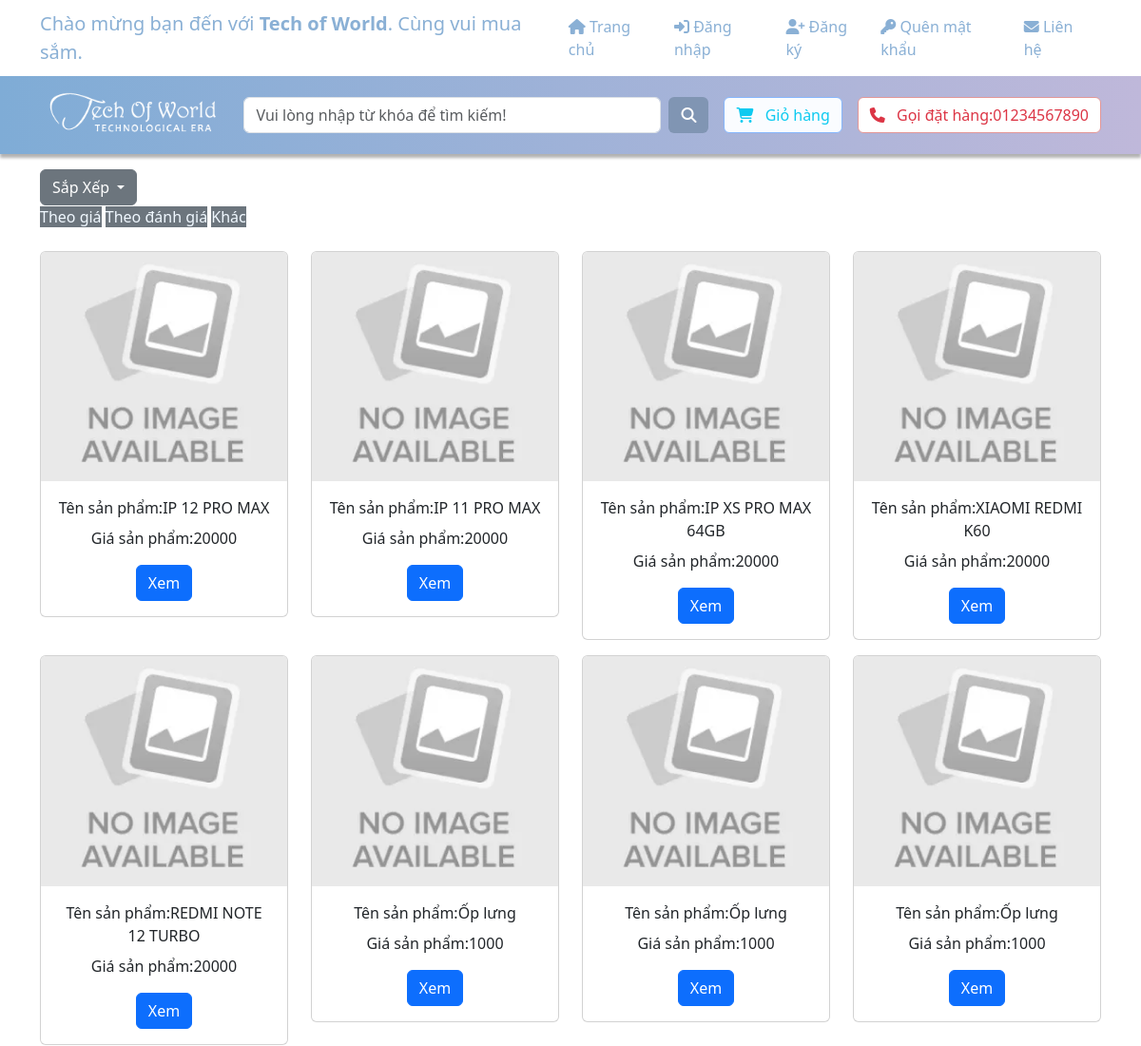
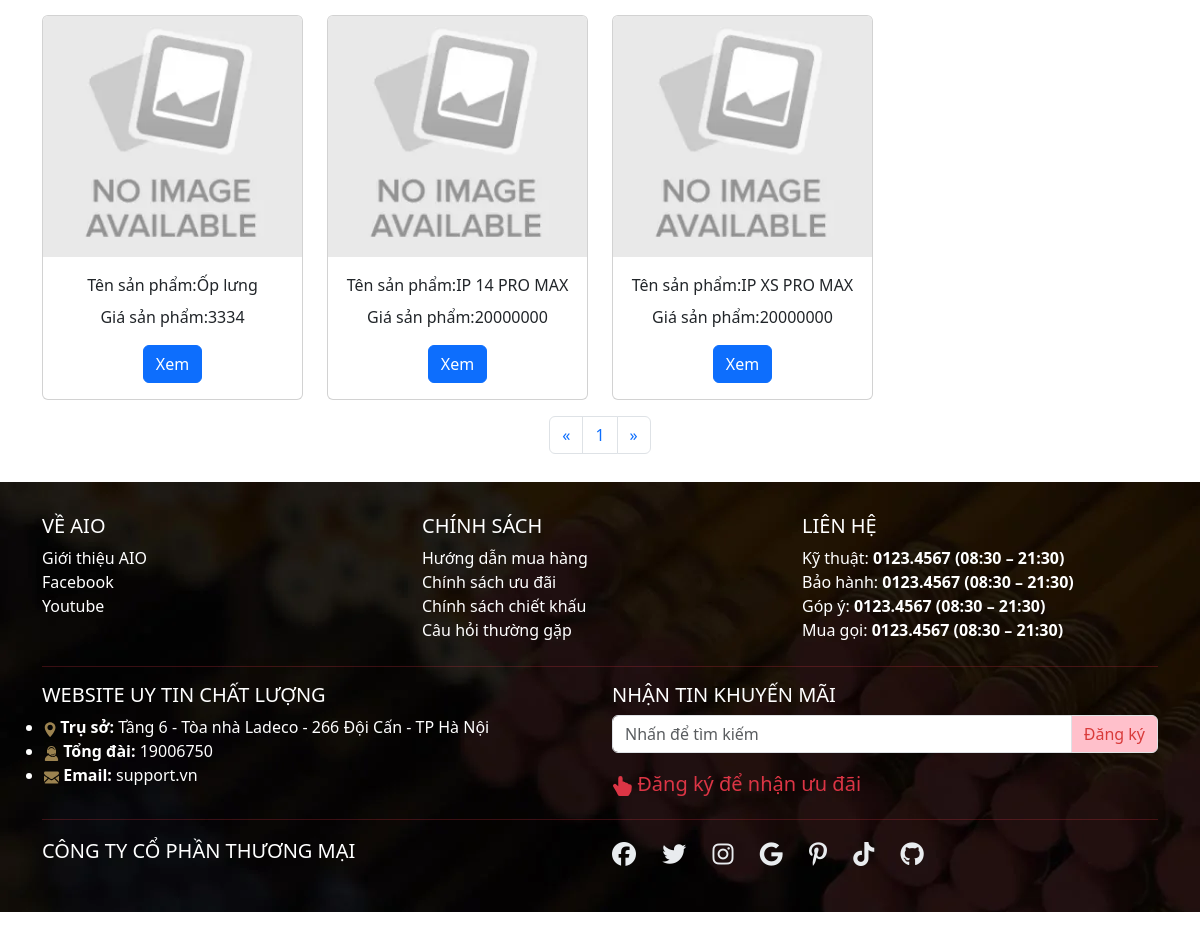
Page /Website/ListSearch.php on the earlier database version (2 pictures, top to bottom).
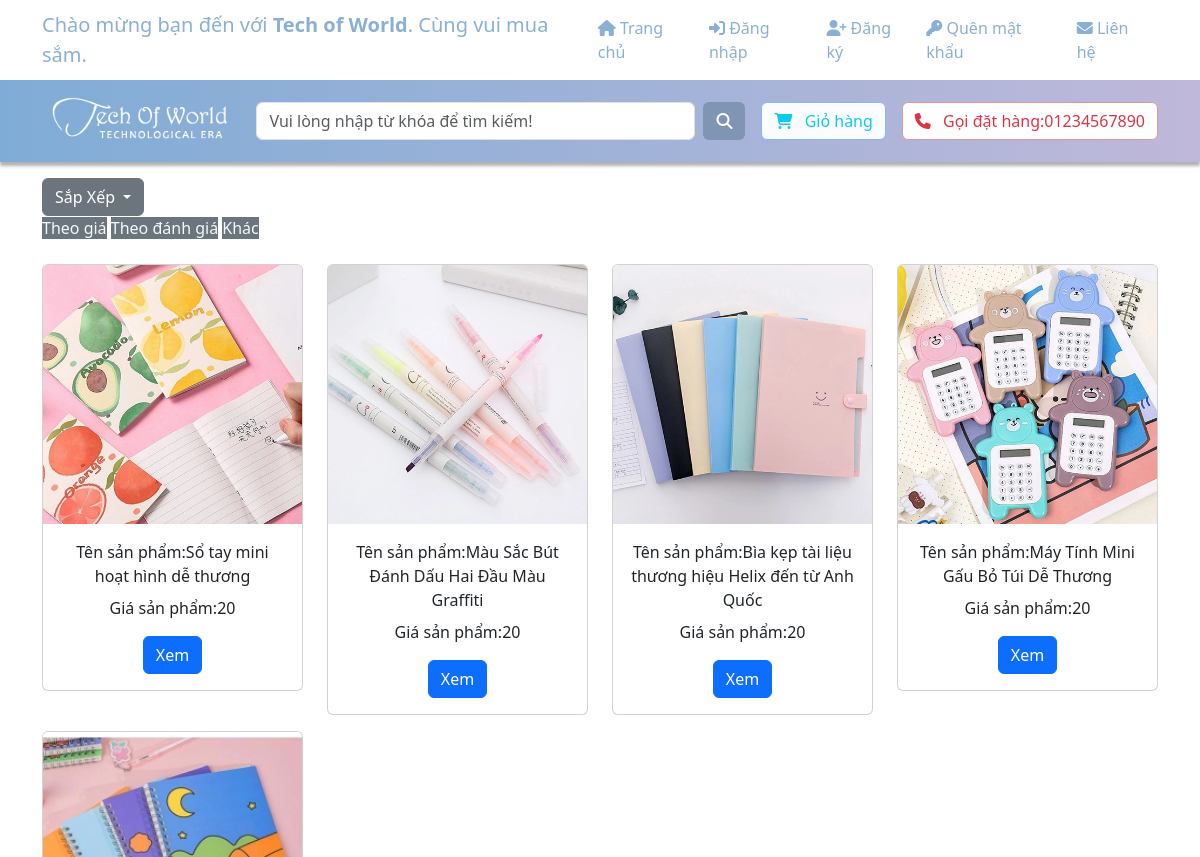
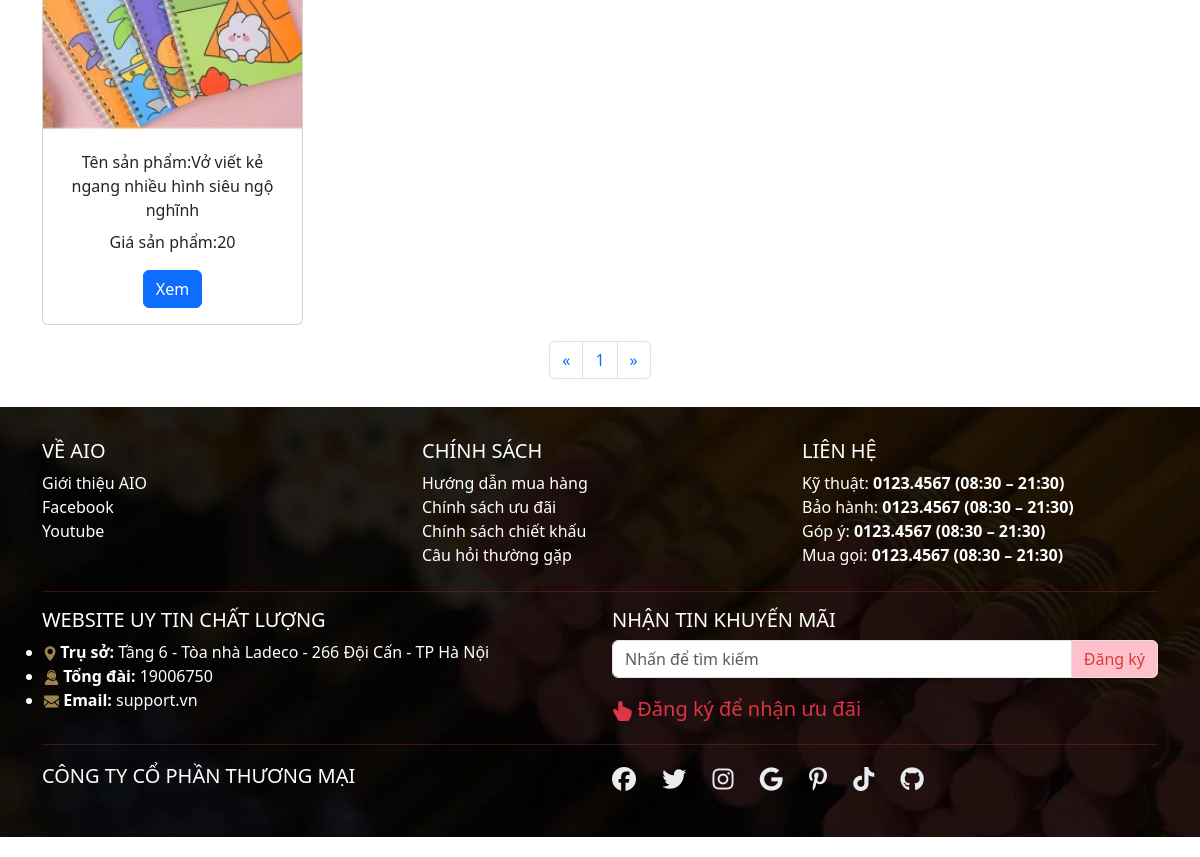
Same page on the later database version (2 pictures, top to bottom).
### tables this page shows
CREATE TABLE `sanpham` (
  `sp_ma` int(11) NOT NULL,
  `loaisp_ten` varchar(100) NOT NULL,
  `sp_ten` varchar(250) NOT NULL,
  `sp_gia` varchar(250) NOT NULL,
  `sp_mota` varchar(300) DEFAULT NULL,
  `sp_motachitiet` varchar(300) NOT NULL,
  `sp_img` varchar(50) NOT NULL,
  `sp_soluong` int(250) NOT NULL DEFAULT 1,
  `loaisanpham` varchar(50) NOT NULL
);

### sources/linkFIle.php (called while the page is built, shortened)
<?php
$linkImgSp = '../Assets/img/SanPham/';
?>

### sources/FE/search.php (the view, shortened to what this page needs)
<body>
    <?php
    $search = strtolower($_GET['search']);
    $arrange = isset($_GET['arrange']) ? $_GET['arrange'] : "";
    if ($arrange == "price") {
        $query = "SELECT * FROM sanpham WHERE LOWER(sp_ten) LIKE ? OR LOWER(loaisp_ten) LIKE ? ORDER BY sp_gia DESC";
    } else {
        $query = "SELECT * FROM sanpham WHERE LOWER(sp_ten) LIKE ? OR LOWER(loaisp_ten) LIKE ?";
    }
    $stmt = $connect->prepare($query);
    $searchParam = "%" . $search . "%";
    $stmt->bind_param("ss", $searchParam,$searchParam);
    $stmt->execute();
    $result = $stmt->get_result();
    $duongdanimg = $linkImgSp;
    $dataArray = array();
    if ($result->num_rows > 0) {
      while ($row = $result->fetch_assoc()) {
        $dataArray[] = $row;
      }
    }
    ?>
    <div class="container ">
        <div class="dropdown py-3">
            <a class="btn btn-secondary dropdown-toggle" role="button" data-bs-toggle="dropdown" aria-expanded="false">
                Sắp Xếp
            </a>
            <div class="dropdown-content">
                <a style="cursor: pointer;" class="menu-dropdown" id="menu-dr-price">Theo giá</a>
                <a style="cursor: pointer;" class="menu-dropdown" id="">Theo đánh giá</a>
                <a style="cursor: pointer;" class="menu-dropdown" id=""> Khác </a>
            </div>
        </div>
    </div>
    <div class="container text-center">
        <div class="row">
        <?php foreach ($dataArray as $data) : ?>
                <div class="col-lg-3 col-md-4 col-sm-6 py-2" id="font-card">
                    <div id="card<?= $i ?>" class="card">
                    <img src="<?= $duongdanimg . $data['sp_img'] ?>" class="card-img-top" alt="...">
                        <div class="card-body">
                            <p class="card-title">Tên sản phẩm:<?= $data['sp_ten'] ?></p>
                            <p class="card-text">Giá sản phẩm:<?= $data['sp_gia'] ?></p>
                            <a href="./product.php?sp_ma=<?= $data['sp_ma'] ?>" class="btn btn-primary">Xem</a>
                        </div>
                    </div>
                </div>
            <?php endforeach; ?>
        </div>
    </div>
    <div>
        <?php
        $sql =  "SELECT COUNT(*) as total FROM sanpham";
        $result = $connect->query($sql);
        $total = 0;
        if ($result->num_rows > 0) {
            $row = $result->fetch_assoc();
            $total = $row['total'];
        }
        $pagination = ceil($total / 20);
        ?>
        <nav aria-label="Page navigation ">
            <ul class="pagination py-2" style="place-content: center; ">
                <li class="page-item">
                    <a class="page-link" href="#" aria-label="Previous">
                        <span aria-hidden="true">&laquo;</span>
                    </a>
                </li>
                <?php for ($i = 1; $i <= $pagination; $i++) : ?>
                    <li class="page-item"><a class="page-link" href="./List.php?page=<?= $i ?>"> <?= $i ?></a> </li>
                <?php endfor; ?>
                <li class="page-item">
                    <a class="page-link" href="#" aria-label="Next">
                        <span aria-hidden="true">&raquo;</span>
                    </a>
                </li>
            </ul>
        </nav>
    </div>
</body>

### Website/ListSearch.php (shortened to what this page needs)
<!DOCTYPE html>
<html lang="en">
<head>
    <link href="https://cdn.jsdelivr.net/npm/bootstrap@5.3.2/dist/css/bootstrap.min.css" rel="stylesheet">
    <link rel="stylesheet" href="https://cdnjs.cloudflare.com/ajax/libs/font-awesome/6.4.2/css/all.min.css">
    <?php
    include('../sources/linkFIle.php');
    ?>
</head>
<body>
    <?php
    include($linkFE.'top_header.php');
    include($linkFE.'header.php');
    include($linkFE.'search.php');
    include($linkFE.'footer.php');
    ?>
</body>

### sources/FE/top_header.php (shortened to what this page needs)
<!DOCTYPE html>
<html lang="en">
<head>
    <link href="https://cdn.jsdelivr.net/npm/bootstrap@5.3.1/dist/css/bootstrap.min.css" rel="stylesheet"
>
    <link rel="stylesheet" href="https://cdnjs.cloudflare.com/ajax/libs/font-awesome/6.4.2/css/all.min.css">
</head>
<body>
    <nav class="navbar navbar-expand-lg" id="navbar1">
        <div class="container">
            <div class="collapse navbar-collapse">
                <div class="top-slogan me-auto">Chào mừng bạn đến với <strong>Tech of World</strong>. Cùng vui mua sắm.
                </div>
                <ul class="navbar-nav" id="ic-notuser">
                    <li class="nav-item">
                        <a class="nav-link home" href="../Website/website.php"><i class="fas fa-home"></i> Trang chủ</a>
                    </li>
                    <li class="nav-item">
                        <a class="nav-link login" href="./login.php"><i class="fas fa-sign-in-alt"></i> Đăng nhập</a>
                    </li>
                    <li class="nav-item">
                        <a class="nav-link register" href="./register.php"><i class="fas fa-user-plus"></i> Đăng ký</a>
                    </li>
                    <li class="nav-item">
                        <a class="nav-link forgot-password" href="../Website/resetpass.php"><i class="fas fa-key"></i>
                            Quên
                            mật khẩu</a>
                    </li>
                    <li class="nav-item">
                        <a class="nav-link contact" href="../Website/contact.php"><i class="fas fa-envelope"></i> Liên
                            hệ</a>
                    </li>
                </ul>
            </div>
        </div>
    </nav>
</body>
</html>

### sources/FE/header.php (shortened to what this page needs)
<!DOCTYPE html>
<html lang="en">
<head>
    <link href="https://cdn.jsdelivr.net/npm/bootstrap@5.3.1/dist/css/bootstrap.min.css" rel="stylesheet"
>
    <link rel="stylesheet" href="https://cdnjs.cloudflare.com/ajax/libs/font-awesome/6.4.2/css/all.min.css">
</head>
<body>
    <header id="header">
        <div class="container">
            <div class="d-flex justify-content-between align-items-center py-3">
                <div id="logo">
                    <a href="./website.php">
                        <img src="<?= '../Assets/img/index/logo1.webp' ?>" alt="Logo" class="">
                    </a>
                </div>
                <form action="./listSearch.php" method="GET" class="d-flex flex-grow-1 mx-3">
                    <input id="searchInput" type="text" class="form-control me-2"
                        placeholder="Vui lòng nhập từ khóa để tìm kiếm!" name="search" required>
                    <button style="background-color:#8095b3" type="button" id="searchClick" class="btn ">
                        <i style="color: #fff;" class="fa fa-search"></i>
                    </button>
                </form>
                <div class="d-flex align-items-center">
                    <div class=" me-3">
                        <button class="btn header-btn" id="order">
                            <i class="fa fa-shopping-cart text-gray-700"></i>
                            <span class="ms-2"><a id="cart" href="../Website/cart.php">Giỏ hàng</a></span>
                        </button>
                    </div>
                    <div class="">
                        <button class="btn header-btn" id="orderCall">
                            <i class="fa fa-phone text-gray-700"></i>
                            <span class="ms-2">Gọi đặt hàng:</span>01234567890
                        </button>
                    </div>
                </div>
            </div>
        </div>
    </header>
</body>
</html>

### sources/FE/footer.php (shortened to what this page needs)
</head>
<body>
    <div class="  text-white py-4 " id="footer">
        <div class="container">
            <div class="row">
                <div class="col-lg-4 col-md-12 col-sm-12  py-2">
                    <h5 class="text-uppercase">Về AIO</h5>
                    <ul class="list-unstyled mb-0">
                        <li>
                            <a href="" class="text-white">Giới thiệu AIO
                            </a>
                        </li>
                        <li>
                            <a href="" class="text-white">Facebook</a>
                        </li>
                        <li>
                            <a href="" class="text-white">Youtube</a>
                        </li>
                    </ul>
                </div>
                <div class="col-lg-4 col-md-12 col-sm-12  py-2">
                    <h5 class="text-uppercase">Chính sách</h5>
                    <ul class="list-unstyled mb-0">
                        <li>
                            <a href="" class="text-white">Hướng dẫn mua hàng</a>
                        </li>
                        <li>
                            <a href="" class="text-white">Chính sách ưu đãi</a>
                        </li>
                        <li>
                            <a href="" class="text-white">Chính sách chiết khấu</a>
                        </li>
                        <li>
                            <a href="" class="text-white">Câu hỏi thường gặp</a>
                        </li>
                    </ul>
                </div>
                <div class="col-lg-4 col-md-12 col-sm-12  py-2">
                    <h5 class="text-uppercase">Liên hệ</h5>
                    <ul class="list-unstyled mb-0">
                        <li>
                            <a href="" class="text-white">Kỹ thuật: </a>
                            <strong>0123.4567 (08:30 – 21:30)</strong>
                        </li>
                        <li>
                            <a href="" class="text-white">Bảo hành: </a>
                            <strong>0123.4567 (08:30 – 21:30)</strong>
                        </li>
                        <li>
                            <a href="" class="text-white">Góp ý: </a>
                            <strong>0123.4567 (08:30 – 21:30)</strong>
                        </li>
                        <li>
                            <a href="#!" class="text-white">Mua gọi: </a>
                            <strong>0123.4567 (08:30 – 21:30)</strong>
                        </li>
                    </ul>
                </div>
            </div>
            <hr style="color:#dc3545">
            <div class="row">
                <div class="col-md-6">
                    <h5>WEBSITE UY TIN CHẤT LƯỢNG </h5>
                    <ul class="footerul">
                        <li>
                            <strong>Trụ sở:</strong>
                            Tầng 6 - Tòa nhà Ladeco - 266 Đội Cấn - TP Hà Nội
                        </li>
                        <li>
                            <strong>Tổng đài:</strong>
                            19006750
                        </li>
                        <li>
                            <strong>Email:</strong>
                            support.vn
                        </li>
                    </ul>
                </div>
                <div class="col-md-6">
                    <h5>NHẬN TIN KHUYẾN MÃI</h5>
                    <div class="input-group mb-3">
                        <input type="text" class="form-control" placeholder="Nhấn để tìm kiếm">
                        <span class="input-group-text" style="background-color:pink"><a
                                style="text-decoration: none;color: rgb(217, 58, 58)" href="register.php">Đăng ký</a>
                    </div>
                    <span style="text-decoration: none;color:#dc3545;font-size:20px">
                        Đăng ký để nhận ưu đãi
                    </span>
                </div>
            </div>
            <hr style="color:#dc3545">
            <div class="row">
                <div class="col-md-6 col-lg-6" style="font-size: 1.25rem;">
                    <div>
                        CÔNG TY CỔ PHẦN THƯƠNG MẠI
                    </div>
                </div>
                <div class="col-md-6 col-lg-6 ">
                    <ul class="list-inline top-social">
                        <li class="list-inline-item">
                            <a href="#" target="_blank">
                                <i class="fa-brands fa-facebook"></i>
                            </a>
                        </li>
                        <li class="list-inline-item">
                            <a href="#" target="_blank">
                                <i class="fa-brands fa-twitter"></i>
                            </a>
                        </li>
                        <li class="list-inline-item">
                            <a href="#" target="_blank">
                                <i class="fa-brands fa-instagram" aria-hidden="true"></i>
                            </a>
                        </li>
                        <li class="list-inline-item">
                            <a href="#" target="_blank">
                                <i class="fa-brands fa-google"></i>
                            </a>
                        </li>
                        <li class="list-inline-item">
                            <a href="#" target="_blank">
                                <i class="fa-brands fa-pinterest-p" aria-hidden="true"></i>
                            </a>
                        </li>
                        <li class="list-inline-item">
                            <a href="#" target="_blank">
                                <i class="fa-brands fa-tiktok"></i>
                            </a>
                        </li>
                        <li class="list-inline-item">
                            <a href="#" target="_blank">
                                <i class="fa-brands fa-github"></i>
                            </a>
                        </li>
                    </ul>
                </div>
            </div>
</body>
</html>

### sources/FE/top_header.php (style rules this page uses)
#navbar1 { color: #8ab0d5; box-shadow: 0px 6px 4px rgba(0, 0, 0, 0.3); }
.top-slogan { font-size: 20px; }
a.nav-link { color: #8ab0d5; }

### sources/FE/header.php (style rules this page uses)
#header { position: relative; transition: 0.5s; box-shadow: 0 4px 3px rgba(0, 0, 0, 0.3); background: linear-gradient(to right, #7FACD6, #BFB8DA); }
#logo img { max-height: 50px; }
.header-btn { transition: background-color 0.3s; }
button#orderCall { border: 1px solid #e39797; background: #fff; color: #dc3545; }
button#order { background: #fafcff; color: #0dcaf0; border: 1px solid #86b7fe; }
a#cart { text-decoration: none; color: #0dcaf0; }

### sources/FE/search.php (style rules this page uses)
.dropdown-content>a { background-color: #6c757d; color: aliceblue; }

### sources/FE/footer.php (style rules this page uses)
#footer { margin: 20px 0px; background-image: url(../Assets/img/index/backg-footer.webp); }
.footerul { margin-left: -30px }
a { text-decoration: none; }
.top-social { font-size: 24px; }
.top-social a { color: #e9ecef; transition: color 0.3s; }
.list-inline-item:not(:last-child) { margin-right: 20px ; }

Differences in the rows shown:
removed sanpham: sp_ten "IP 12 PRO MAX", sp_gia "20000"
removed sanpham: sp_ten "IP 11 PRO MAX", sp_gia "20000"
removed sanpham: sp_ten "IP XS PRO MAX 64GB", sp_gia "20000"
removed sanpham: sp_ten "XIAOMI REDMI K60", sp_gia "20000"
removed sanpham: sp_ten "REDMI NOTE 12 TURBO", sp_gia "20000"
removed sanpham: sp_ten "Ốp lưng", sp_gia "1000"
removed sanpham: sp_ten "Ốp lưng", sp_gia "1000"
removed sanpham: sp_ten "Ốp lưng", sp_gia "1000"
removed sanpham: sp_ten "Ốp lưng", sp_gia "3334"
removed sanpham: sp_ten "IP 14 PRO MAX", sp_gia "20000000"
removed sanpham: sp_ten "IP XS PRO MAX", sp_gia "20000000"
added sanpham: sp_img (picture), sp_ten "Sổ tay mini hoạt hình dễ thương", sp_gia "20"
added sanpham: sp_img (picture), sp_ten "Màu Sắc Bút Đánh Dấu Hai Đầu Màu Graffiti", sp_gia "20"
added sanpham: sp_img (picture), sp_ten "Bìa kẹp tài liệu thương hiệu Helix đến từ Anh Quốc", sp_gia "20"
added sanpham: sp_img (picture), sp_ten "Máy Tính Mini Gấu Bỏ Túi Dễ Thương", sp_gia "20"
added sanpham: sp_img (picture), sp_ten "Vở viết kẻ ngang nhiều hình siêu ngộ nghĩnh", sp_gia "20"
